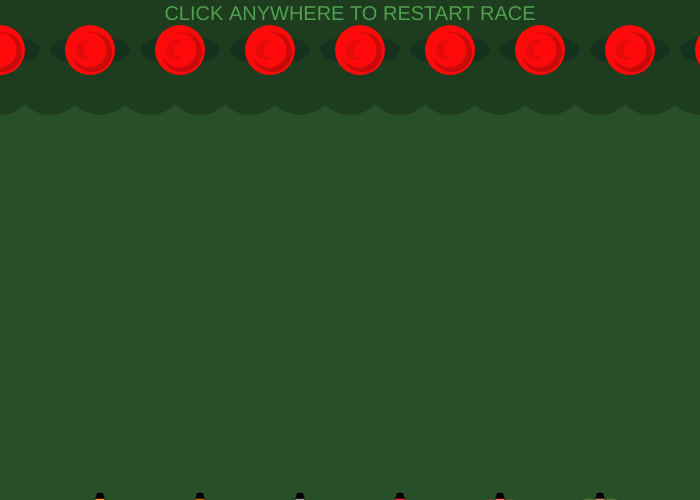
Frame 1 (no input)
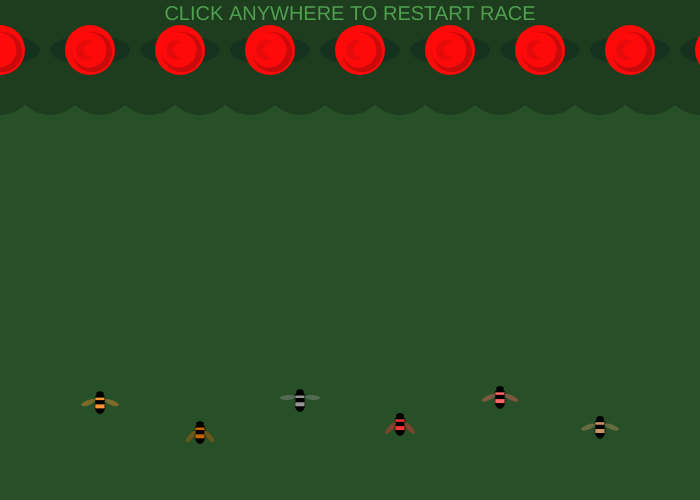
Frame 60 (no input)
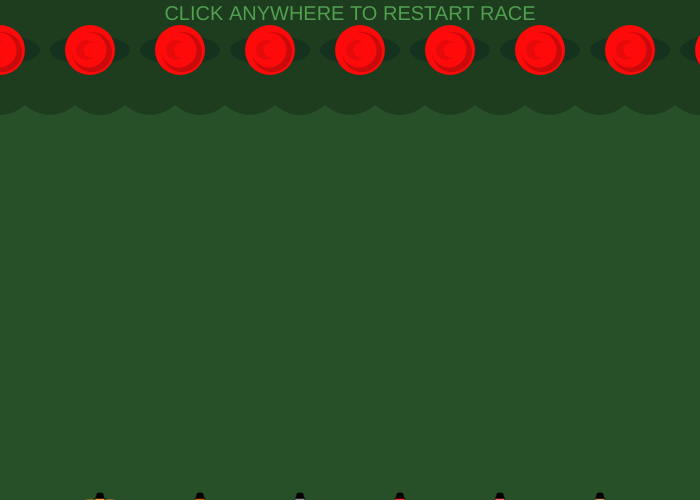
Frame 120 (the mouse pressed at the canvas centre since frame 60)

The p5.js sketch that drew these frames (run headless with seeded random() and noise() and a simulated clock; from frame 60 on, the mouse is pressed at the canvas centre):

// p5.js sketch
// ── sketch.js
// Emilie Pitre ©2016

var fillR;
var fillG;
var fillB;

var rotateWing;

var bee1
var bee2
var bee3
var bee4
var bee5
var bee6

function setup() {
  createCanvas(700, 500);
  frameRate(60);

  beeSpeed = random (1, 2);
  bee1 = new Bee(100, 250, 150, 50, beeSpeed);

  beeSpeed = random (1, 2);
  bee2 = new Bee(200, 200, 100, 0, beeSpeed);

  beeSpeed = random (1, 2);
  bee3 = new Bee(300, 150, 150, 150, beeSpeed);

  beeSpeed = random (1, 2);
  bee4 = new Bee(400, 250, 50, 50, beeSpeed);

  beeSpeed = random (1, 2);
  bee5 = new Bee(500, 250, 100, 100, beeSpeed);

  beeSpeed = random (1, 2);
  bee6 = new Bee(600, 200, 150, 100, beeSpeed);


}

function draw() {
  background(40, 80, 40);
  rectMode(CENTER);

  push();
  for(x = 0; x < 1000; x = x + 50){
    noStroke();
    fill(30, 60, 30);
    ellipse(x, 40, 100, 150)
  }

  for(x = 0; x < 1000; x = x + 90){

    noStroke();
    fill(20, 50, 30);
    ellipse(x, 50, 80, 30)
    fill(255, 10, 10);
    ellipse(x, 50, 50, 50);
    fill(200, 10, 10);
    ellipse(x + 2, 52, 40, 40);
    fill(255, 10, 10);
    ellipse(x - 1, 50, 35, 35);
    fill(230, 10, 10);
    ellipse(x - 4, 50, 20, 20);
    fill(255, 10, 10);
    ellipse(x + 1, 50, 15, 15);
  }
  pop();

  bee1.display();
  bee1.move();
  bee1.interact();

  bee2.display();
  bee2.move();
  bee2.interact();

  bee3.display();
  bee3.move();
  bee3.interact();

  bee4.display();
  bee4.move();
  bee4.interact();

  bee5.display();
  bee5.move();
  bee5.interact();

  bee6.display();
  bee6.move();
  bee6.interact();

  textFont("Arial")
  textAlign(CENTER);
  textSize(20);
  fill(80, 160, 80);
  text("CLICK ANYWHERE TO RESTART RACE", width/2, 20);
}

function Bee(tempXPos, tempFillR, tempFillG, tempFillB, tempSpeed){

  this.xPos = tempXPos;
  this.fillR = tempFillR;
  this.fillG = tempFillG;
  this.fillB = tempFillB;
  this.speed = tempSpeed;
  var yPos = height;

  this.display = function(){
    // bee drawing
    push();
    translate(this.xPos, yPos);
    scale(0.25, 0.25);

    noStroke();
    fill(0);
    ellipse(0, -20, 30, 20); //head
    ellipse(0, 30, 40, 60); //abdomen

    fill(this.fillR, this.fillG, this.fillB);
    rect (0, 30, 40, 16); //abdomen stripe

    push();
    stroke(0);
    strokeWeight(2);
    noFill();
    ellipse(0, 30, 40, 60); //abdomen stroke
    pop();

    noStroke();
    fill(0);
    ellipse(0, 0, 40, 40); //thorax

    fill(this.fillR, this.fillG, this.fillB);
    rect (0, 0, 40, 10); //thorax stripe

    push();
    stroke(0);
    strokeWeight(2);
    noFill();
    ellipse(0, 0, 40, 40); //thorax stroke
    pop();

    rotateWing = random(2.5, 4);

    fill(this.fillR, this.fillG, this.fillB, 100);

    push(); //right wing
    translate(10, 0);
    rotate(2*PI/rotateWing);
    ellipse(0, -40, 20, 60);
    pop();

    push(); //left wing
    translate(-10, 0);
    rotate(-(2*PI/rotateWing));
    ellipse(0, -40, 20, 60);
    pop();
    pop();
  };

  this.move = function() {
    yPos = yPos - this.speed;

  };

  this.interact = function(){
    if(mouseIsPressed){
      yPos = height
      this.speed = random (1, 2);
    }
  };
}

// ── notes.js

var starship1;
var starship2;

function setup() {
  createCanvas(640, 480);
  starship1 = new Starship(10, 2, 50);
  starship2 = new Starship(20, 4, 170);
}

function draw() {
  background(0);
  starship1.display();
  starship1.move();
  starship1.interact();

  starship2.display();
  starship2.move();
  starship2.interact();
}

function Starship(tempWingspan, tempSpeed, tempXPosition) {

  this.wingspan = tempWingspan;
  this.speed = tempSpeed;
  this.xPosition = tempXPosition;
  var ey = 0;


  this.display = function() {
    ellipse(this.xPosition, ey, this.wingspan);
  };

  this.move = function() {
    ey = ey + this.speed;
  };

  this.interact = function() {
    if(mouseX > this.xPosition) {
      ey = 0;
    }
  };

}
